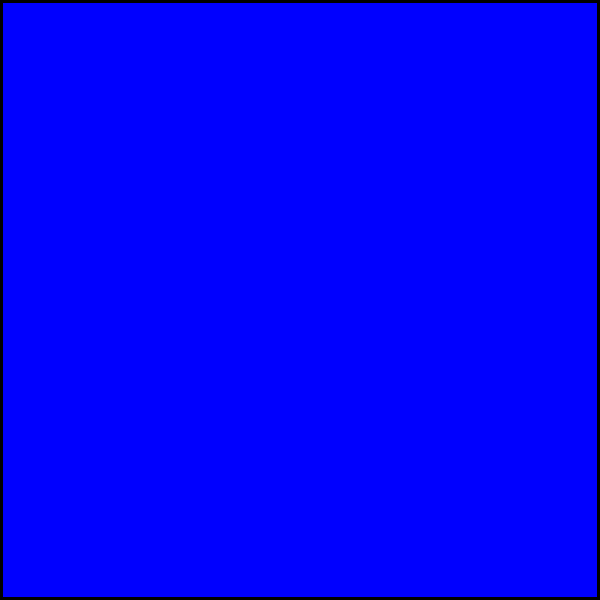
Frame 1 (no input)
Frame 60 (the mouse pressed at the canvas centre just before this capture): identical to frame 1, image omitted
Frame 120 (the mouse held since frame 60 and released just before this capture): identical to frame 1, image omitted

The Processing sketch that drew this single still picture (run headless with seeded random() and noise(); from frame 60 on, the mouse is pressed at the canvas centre):

// Processing sketch: color_theory
// ── color_theory.pde
// SM
// Primary colors: red, yellow, blue
// Secondary colors: 

//work on this!

void setup() {
  size(600, 600);
  colorMode(RGB, 255, 255, 255, 255);
  strokeWeight(5);
}

void draw() {

  int div = 3;
  float dw = width/div;
  float dh = height;

  println(div, dw, dh);

  float r, g, b;

  fill(255, 0, 0);
  rect(0, 0, dw, dh);
  fill(0, 255, 0);
  rect(0+200, 0, dw, dh);
  fill(0, 0, 255);
  rect(0, 0, 3*dw-1, dh-1);
}

/*
drawRect(float x, float y, float w, float h) {
 rect(x, y, w, h);
 }
 */
